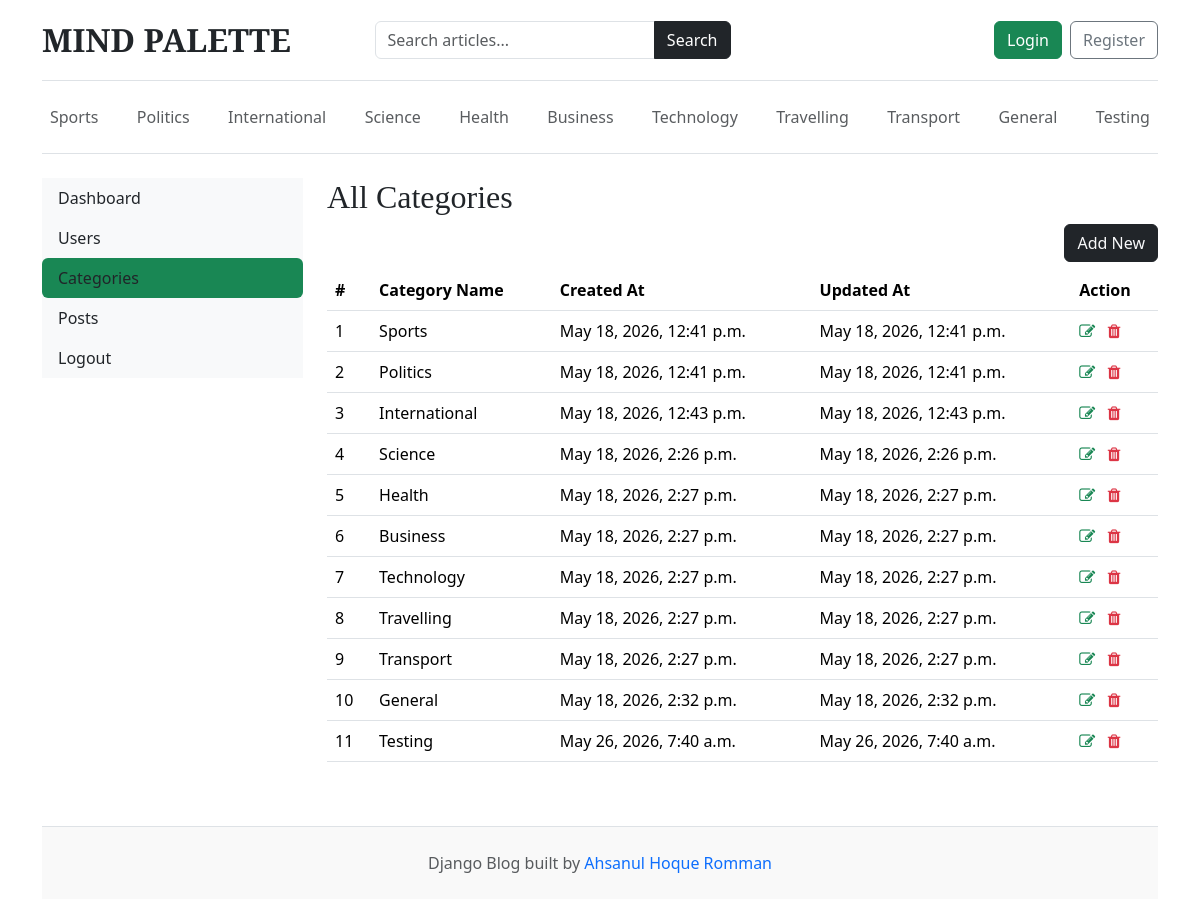
The page /dashboard/categories/ on the database as committed earlier.
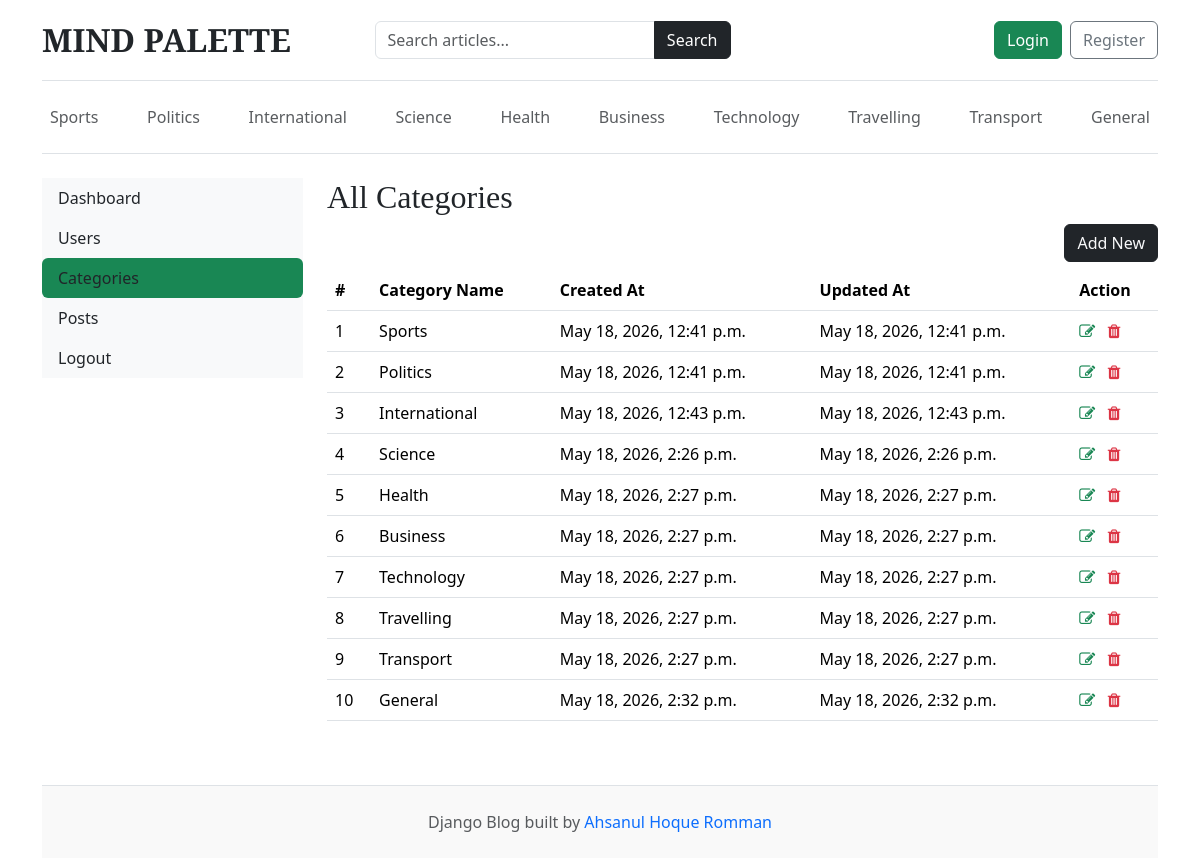
The same page on the database as committed later.
### blogs/models.py (models this page shows)
class Category(models.Model):
    category_name = models.CharField(max_length=80, unique=True)
    created_at = models.DateTimeField(auto_now_add=True)
    updated_at = models.DateTimeField(auto_now=True)
    class Meta:
        verbose_name_plural = 'Categories'
    def __str__(self):
        return self.category_name

### dashboards/views.py (the view)
# urls.py: path('categories/', views.categories, name='categories'),
def categories(request):
    return render(request, 'dashboard/categories.html')

### blogs/context_processors.py (called while the page is built)
def get_categories(request):
    categories = Category.objects.all()
    return dict (categories=categories)

def get_SocialLinks(request):
    social_links = SocialLinks.objects.all()
    return dict(social_links = social_links)

### templates/dashboard/categories.html (shortened to what this page needs)
{% extends 'base.html' %}
{% block content %}
<div class="row">
    {% include 'dashboard/sidebar.html' %}
    <div class="col-md-9">
        <h2>All Categories</h2>
        <a href="{% url "add_category" %}" class="btn btn-dark text-light float-end mb-2">Add New</a>
        <table class="table table-hover">
            <thead>
              <tr>
                <th>#</th>
                <th>Category Name</th>
                <th>Created At</th>
                <th>Updated At</th>
                <th>Action</th>
              </tr>
            </thead>
            <tbody>
            {% for cat in categories %}
              <tr>
                <td>{{ forloop.counter }}</td>
                <td>{{ cat }}</td>
                <td>{{ cat.created_at }}</td>
                <td>{{ cat.updated_at }}</td>
                <td>
                    <a href="{% url "edit_category" cat.id %}"><i class="fa fa-edit text-success"></i></a>
                    <a href="{% url "delete_category" cat.id %}"><i class="fa fa-trash text-danger"></i></a>
                </td>
              </tr>
            {% endfor %}
            </tbody>
          </table>
    </div>
</div>
{% endblock %}

### templates/base.html (shortened to what this page needs)
{% load static %}
<!DOCTYPE html>
<html lang="en">
<head>
    <link href="https://cdn.jsdelivr.net/npm/bootstrap@5.3.7/dist/css/bootstrap.min.css"
          rel="stylesheet">
    <link href="{% static 'css/blog.css' %}"
          rel="stylesheet">
    <link rel="stylesheet" href="https://cdnjs.cloudflare.com/ajax/libs/font-awesome/4.7.0/css/font-awesome.min.css">
</head>
<body>
    <div class="container">
        <header class="blog-header py-3 border-bottom">
            <div class="row flex-nowrap justify-content-between align-items-center">
                <div class="col-lg-3 col-md-3 col-12 mb-3 mb-md-0">
                    <a class="blog-header-logo text-dark text-decoration-none fs-2 fw-bold"
                       href="/">
                        MIND PALETTE
                    </a>
                </div>
                <div class="col-lg-4 col-md-5 col-12 mb-3 mb-md-0">
                    <form action="{% url 'search' %}"
                          method="GET">
                        <div class="input-group">
                            <input type="text"
                                   name="keyword"
                                   class="form-control"
                                   placeholder="Search articles..."
                                   required>
                            <button class="btn btn-dark"
                                    type="submit">
                                Search
                            </button>
                        </div>
                    </form>
                </div>
                <div class="col-lg-4 col-md-4 col-12 d-flex justify-content-md-end justify-content-start">
                    {% if not user.is_authenticated %}
                    <a class="btn btn-success me-2"
                       href="{% url 'login' %}">
                        Login
                    </a>
                    <a class="btn btn-outline-secondary"
                       href="{% url 'register' %}">
                        Register
                    </a>
                    {% else %}
                    <span><a class="btn btn-primary" href="{% url "dashboard" %}">Dashboard</a></span>
                    &emsp;
                    <span><a class="btn btn-danger" href="{% url "logout" %}">Logout</a></span>
                    {% endif %}
                </div>
            </div>
        </header>
        <div class="nav-scroller py-3 mb-4 border-bottom">
            <nav class="nav d-flex justify-content-between flex-wrap">
                {% for category in categories %}
                <a class="p-2 text-muted text-decoration-none"
                   href="{% url 'posts_by_category' category.id %}">
                    {{ category.category_name }}
                </a>
                {% endfor %}
            </nav>
        </div>
        {% block content %}
        {% endblock %}
        <footer class="blog-footer border-top mt-5 py-4 text-center text-muted">
            <p class="mb-0">
                Django Blog built by
                <a href="#"
                   class="text-decoration-none">
                    Ahsanul Hoque Romman
                </a>
            </p>
        </footer>
    </div>
</body>
</html>

Rows that differ between the two databases and show on the page:
removed Category: category_name "Testing", created_at "May 26, 2026, 7:40 a.m.", updated_at "May 26, 2026, 7:40 a.m."
